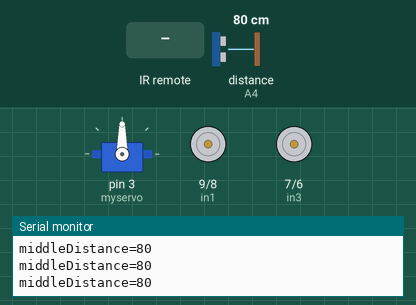
Recording of a sketch running on a simulated Arduino Uno, built with avr-gcc and run on an emulated ATmega328P. Parts: servo, motor-driver pin pairs drawn as motors (green arrow = first pin HIGH = forward, orange = second pin HIGH = backward, longer = more drive, scaled by the enable pin), the last lines printed to the serial monitor. Wiring (inferred from the names in the program): ultrasonic range finder: trigger A5; echo A4. Inputs (shaded band) come from the test bench; at power-on: distance to the obstacle (sensor on A4) 80 cm. The echo pulse lasts 58.3 µs per cm.

Above: at 1.8 s.
1.9 s: infrared code 0xFF629D received
At 3.1 s:
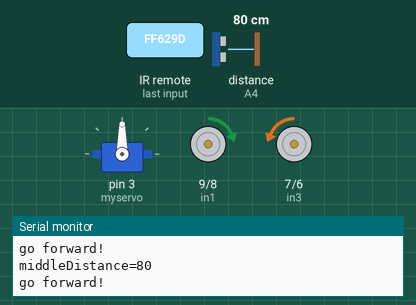
3.5 s: distance to the obstacle (sensor on A4) set to 23 cm
5.0 s: distance to the obstacle (sensor on A4) set to 18 cm
At 6.5 s:
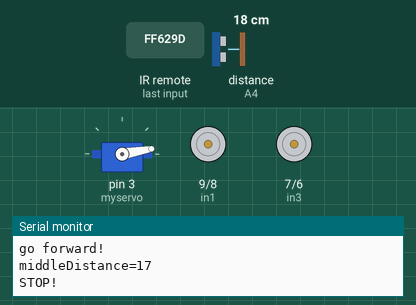
8.1 s: infrared code 0xFF02FD received
11.2 s: infrared code 0xFF22DD received
At 11.6 s:
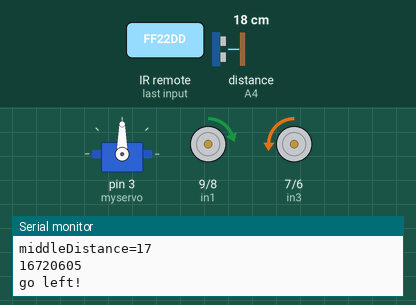
Timing chart, 0 to 14.2 s (numbered marks = the images above; inputs shaded):
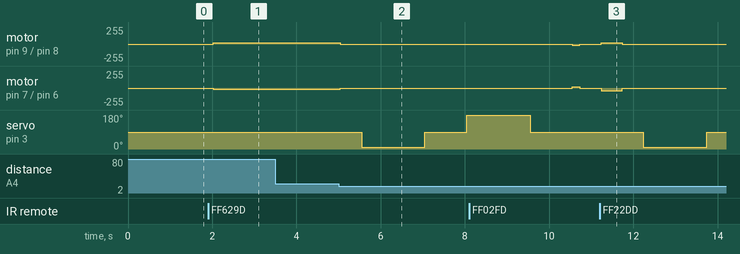

Measured:
- the behaviour switches between 22 and 21 cm on distance to the obstacle (sensor on A4) (found by bisection; images 1 and 2)
- after the input at 1.9 s, motor on pin 9 (in1) / pin 8 (in2): stopped → forward 20/255 after 0.12 s; motor on pin 7 (in3) / pin 6 (in4): stopped → backward 20/255 after 0.12 s
- after the input at 5.0 s, motor on pin 9 (in1) / pin 8 (in2): forward 20/255 → stopped at once; motor on pin 7 (in3) / pin 6 (in4): backward 20/255 → stopped at once; servo on pin 3 (myservo): 90° → 10° after 0.55 s, → 90° 1.5 s later, → 180° 1.0 s later
- after the input at 11.2 s, motor on pin 9 (in1) / pin 8 (in2): stopped → forward 20/255 at once, → stopped 0.50 s later; motor on pin 7 (in3) / pin 6 (in4): stopped → backward 40/255 at once, → stopped 0.50 s later; servo on pin 3 (myservo): 90° → 10° after 1.0 s, → 90° 1.5 s later

The sketch:

robot.ino
```cpp
// Robot code
// Used to control robot car with Arduino Zero
// For Terumobct project

#include <IRremote.h>
#include <Servo.h>

#define F_KEY 16736925
#define B_KEY 16754775
#define L_KEY 16720605
#define R_KEY 16761405
#define S_KEY 16712445
#define UNKNOWN_F 5316027
#define UNKNOWN_B 2747854299
#define UNKNOWN_L 1386468383
#define UNKNOWN_R 553536955
#define UNKNOWN_S 3622325019
#define send

int Echo = A4;
int Trig = A5;
int rightDistance = 0,leftDistance = 0,middleDistance = 0;

int start_speed = 20;
int RECV_PIN = 12;
int in1=9;
int in2=8;
int in3=7;
int in4=6;
int ENA=10;
//int ENA = 11;
int ENB=5;
int abs_a=start_speed;
int abs_b=start_speed;
//int ABS_A = 130;

bool forward = false;
bool moving = false;
long lastKey = 0L;


IRrecv irrecv(RECV_PIN);
Servo myservo; // create servo object to control servo
decode_results results;
unsigned long val;

 /*Ultrasonic distance measurement Sub function*/
 int Distance_test()
 {
   digitalWrite(Trig, LOW);
   delayMicroseconds(2);
   digitalWrite(Trig, HIGH);
   delayMicroseconds(20);
   digitalWrite(Trig, LOW);
   float Fdistance = pulseIn(Echo, HIGH);
   Fdistance= Fdistance/58;
   return (int)Fdistance;
 }

void _moveStraight(bool bforward, bool speedup)
{
  moving = true;
  forward = bforward;
  if (speedup)
  {
    abs_a += 20;
    if (abs_a >= 255) abs_a = 255;
  }
  abs_b = abs_a;
  if (forward)
  {
    digitalWrite(in1,HIGH); // right
    digitalWrite(in2,LOW);  // right
    digitalWrite(in3,LOW);  // left
    digitalWrite(in4,HIGH); // left
    Serial.println("go forward!");
  }
  else
  {
    digitalWrite(in1,LOW);
    digitalWrite(in2,HIGH);
    digitalWrite(in3,HIGH);
    digitalWrite(in4,LOW);
    Serial.println("go backwad!");
  }
  analogWrite(ENA,abs_a);
  analogWrite(ENB,abs_b);
}
void _stop()
{
  moving = false;
  abs_a = start_speed;
  abs_b = start_speed;
  digitalWrite(ENA,LOW);
  digitalWrite(ENB,LOW);
  Serial.println("STOP!");
}
void _turn(bool left, bool sharper)
{
  forward = true;
  moving = true;
  if (abs_a == 255 || abs_b == 255)
  {
    abs_a = start_speed;
  } abs_b = start_speed;
  if (left)
    {
      if (sharper)
      {
        abs_b += 20;
      }
      else
      {
        abs_b = abs_a + 20;
      }
      Serial.println("go left!");
    }
    else
    {
      if (sharper)
      {
        abs_a += 20;
      }
      else
      {
        abs_a = abs_b + 20;
      }
      Serial.println("go right!");
    }
    digitalWrite(in1,HIGH); // right
    digitalWrite(in2,LOW);  // right
    digitalWrite(in3,LOW);  // left
    digitalWrite(in4,HIGH); // left
    analogWrite(ENA,abs_a);
    analogWrite(ENB,abs_b);
  }

void setup() {
  myservo.attach(3);// attach servo on pin 3 to servo object
  pinMode(Echo, INPUT);
  pinMode(Trig, OUTPUT);
  pinMode(in1,OUTPUT);
  pinMode(in2,OUTPUT);
  pinMode(in3,OUTPUT);
  pinMode(in4,OUTPUT);
  pinMode(ENA,OUTPUT);
  pinMode(ENB,OUTPUT);
  _stop();
  irrecv.enableIRIn();
  Serial.begin(9600);
}

void loop() {
  myservo.write(90);//setservo position according to scaled value
  delay(500);
  middleDistance = Distance_test();
  #ifdef send
  Serial.print("middleDistance=");
  Serial.println(middleDistance);
  #endif

  if (forward && moving)
  {
    if(middleDistance<=20)
    {
      _stop();
      delay(500);
      myservo.write(10);//10°-180°
      delay(1000);
      rightDistance = Distance_test();

      #ifdef send
      Serial.print("rightDistance=");
      Serial.println(rightDistance);
      #endif

      delay(500);
      myservo.write(90);
      delay(1000);
      myservo.write(180);
      delay(1000);
      leftDistance = Distance_test();

      #ifdef send
      Serial.print("leftDistance=");
      Serial.println(leftDistance);
      #endif

      delay(500);
      myservo.write(90);
      delay(1000);
      if(rightDistance>leftDistance)
      {
        _turn(false,false);
        delay(180);
      }
      else if(rightDistance<leftDistance)
      {
        _turn(true,false);
        delay(180);
      }
      else if((rightDistance<=20)||(leftDistance<=20))
      {
        _moveStraight(false,false);
        delay(180);
      }
      else
      {
        _moveStraight(true,false);
      }
    }
    else
    {
      _moveStraight(true,false);
    }
  }

  if (irrecv.decode(&results)){
    val = results.value;
    Serial.println(val);
    irrecv.resume();
    switch(val){
      case F_KEY:
      case UNKNOWN_F:
        if (lastKey == val) _moveStraight(true,true);
        else _moveStraight(true,false);
        break;
      case B_KEY:
      case UNKNOWN_B:
        if (lastKey == val) _moveStraight(false,true);
        else _moveStraight(false,false);
        break;
      case L_KEY:
      case UNKNOWN_L:
        if (lastKey == val) _turn(true,true);
        else _turn(true,false);
        break;
      case R_KEY:
      case UNKNOWN_R:
        if (lastKey == val) _turn(false,true);
        else _turn(false,false);
        break;
      case S_KEY:
      case UNKNOWN_S:
        _stop();
        break;
      default:break;
      lastKey = val;
    }
  }
}
```
